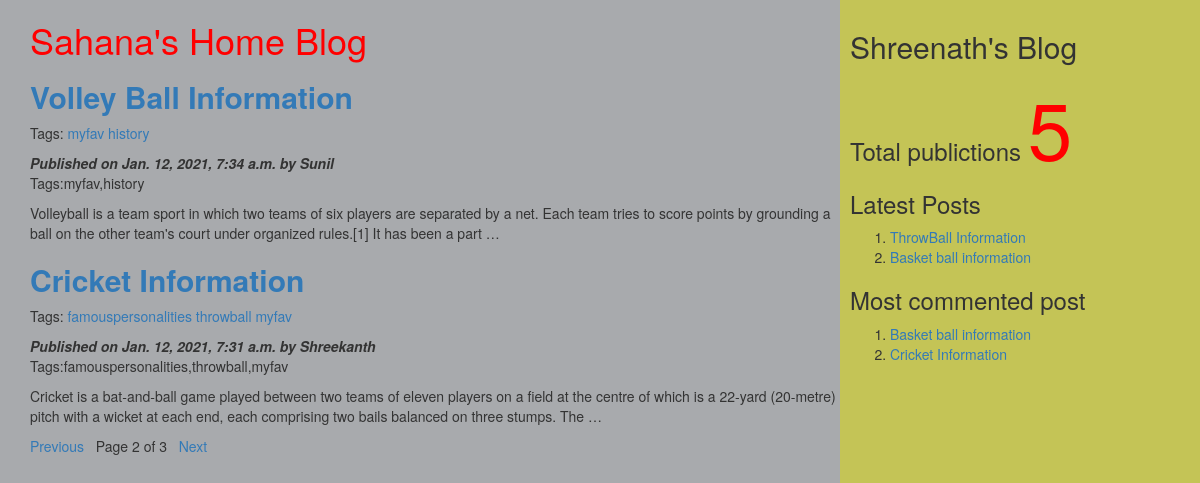
Screenshot of /?page=2 with the database file from the repository.
### myApp/models.py (models this page shows, shortened)
class Post(models.Model):
          tags=TaggableManager()
          STATUS_CHOICES=(('draft','Draft'),('published','Published'))
          title=models.CharField(max_length=256)
          slug=models.SlugField(max_length=264,unique_for_date='publish')
          author=models.ForeignKey(User,related_name='blog_posts',on_delete= models.CASCADE)
          body=models.TextField()
          publish=models.DateTimeField(default=timezone.now)
          created=models.DateTimeField(auto_now_add=True)
          updated=models.DateTimeField(auto_now=True)
          status= models.CharField(max_length=10,choices=STATUS_CHOICES,default='draft')
          objects=CustomManager()
          class Meta:
                ordering=('-publish',)
          def get_absolute_url(self):
                return reverse('post_detail',args=[self.publish.year,self.publish.strftime('%m'),self.publish.strftime('%d'),self.slug])

### myApp/views.py (the view)
# urls.py: url(r'^$',views.post_list_view),
def post_list_view(request,tag_slug=None):
    post_list=Post.objects.all()
    tag=None
    if tag_slug:
        tag=get_object_or_404(Tag,slug=tag_slug)#provided slug
        post_list=post_list.filter(tags__in=[tag])
    paginator=Paginator(post_list,2) #step1
    page_number=request.GET.get('page') #step2
    try:
       post_list=paginator.page(page_number) #step2
    except PageNotAnInteger:
       post_list=paginator.page(1) #step 3
    except EmptyPage:
      post_list=paginator.page(paginator.num_pages) #step 4
    d={'post_list':post_list,'tag':tag}
    return render(request,'myApp/post_list.html',d)

### myApp/models.py (called while the page is built)
    def get_queryset(self):
        return super().get_queryset().filter(status='published')

### myApp/templatetags/mytags.py (called while the page is built)
@register.simple_tag
def total_posts():
    return Post.objects.count()

@register.inclusion_tag('myApp/latest_post.html')
def show_latest_posts(count=3):
    latest_posts=Post.objects.order_by('-publish')[:count]
    return {'latest_posts':latest_posts}

@register.simple_tag
def get_most_commented_posts(count=2):
    return Post.objects.annotate(total_comments=Count('comments')).order_by('-total_comments')[:count]

### templates/myApp/post_list.html (shortened to what this page needs)
<html>
    {%extends 'myApp/parent.html'%}
        {%block content_block%}
        <h1 style="color:red">Sahana's Home Blog</h1>
        {%for post in post_list%}
        <a href="{{post.get_absolute_url}}"><h2><b>{{post.title}}</b></h2></a>
        <p>Tags:
          {% for t in post.tags.all%}
          <a href="{%url "post_list_by_tag_name" t.slug%}">{{t.name}}</a>
          {%endfor%}
        </p>
        <i><b>Published on {{post.publish}} by {{post.author|title}}</b></i>
        <p>Tags:{{post.tags.all|join:','}}</p>
        {{post.body|truncatewords:40|linebreaks}}
        {%endfor%}
        {%include 'myApp/pagination.html' with page=post_list%}
        {%endblock%}

### templates/myApp/parent.html (shortened to what this page needs)
<html>
{%load mytags%}
    <head>
        <link rel="stylesheet" href="https://maxcdn.bootstrapcdn.com/bootstrap/3.3.7/css/bootstrap.min.css">
    </head>
    <body>
        <div class="content" style="width:70%;float:left;background-color:a8aaad;height:300%;padding:0 0 0 30px">
              {%block content_block%}
              {%endblock%}
        </div>
        <div class="sidebar" style="width:30%;float:right;background-color:#c4c456;height:300%;padding:10px">
            <h2>Shreenath's Blog</h2>
            <h3>Total publictions
              <span style="color:red;font-size:80px">
              {%total_posts%}</span>
              <h3>Latest Posts</h3>
              {% show_latest_posts 2 %}
              <h3>Most commented post</h3>
              {%get_most_commented_posts as m%}
              <ol>
                {%for post in m%}
                <li><a href="{{post.get_absolute_url}}">{{post.title}}</a></li>
                {%endfor%}
              </ol>
            </h3>
        </div>
    </body>
</html>

### templates/myApp/latest_post.html
<!DOCTYPE html>
<html lang="en" dir="ltr">
  <body>
    <ol>
    {%for post in latest_posts%}
    <li><a href="{{post.get_absolute_url}}">{{post.title}}</a></li>
    {%endfor%}
    </ol>
  </body>
</html>

### rows the page displays
Post: title "Volley Ball Information", publish "Jan. 12, 2021, 7:34 a.m.", author "Sunil", tags.all "myfav,history", body "Volleyball is a team sport in which two teams of six players are separated by a net. Each team tries to score points by grounding a ball on the other team's court under organized rules.[1] It has been a part …"
Tag: name "myfav"
Tag: name "history"
Post: title "Cricket Information", publish "Jan. 12, 2021, 7:31 a.m.", author "Shreekanth", tags.all "famouspersonalities,throwball,myfav", body "Cricket is a bat-and-ball game played between two teams of eleven players on a field at the centre of which is a 22-yard (20-metre) pitch with a wicket at each end, each comprising two bails balanced on three stumps. The …"
Tag: name "famouspersonalities"
Tag: name "throwball"
Post: title "ThrowBall Information"
Post: title "Basket ball information"

### other values shown
{{ page.number }} "2"
{{ page.paginator.num_pages }} "3"
